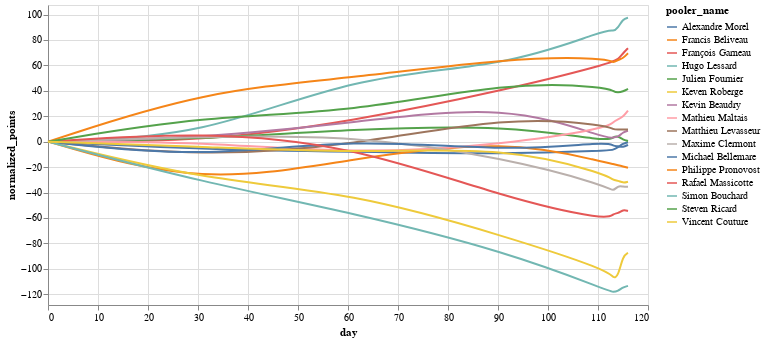

This figure's notebook cell:
### Code cell
import altair as alt
import pandas as pd
import streamlit as st
import datetime as dt

df = pd.read_csv(r"stats_detail.csv")
df['value_dt'] = pd.to_datetime(df['value_dt'])
df['day'] = (df['value_dt'] - dt.datetime(2024, 9, 30)).dt.days
max_day = df['day'].max()
#df = df[df['day'] >= max_day - 31]
df_grouped = df.groupby(['day', 'pooler_name'])['total_points'].sum().reset_index()
df_grouped['normalized_points'] = df_grouped['total_points'] - df_grouped.groupby('day')['total_points'].transform('median')
source = df_grouped[['pooler_name', 'day', 'total_points', 'normalized_points']]
max_y = source['normalized_points'].max() + 10
min_y = source['normalized_points'].min() - 10

# Create the line chart using Altair
line = alt.Chart(source).mark_line(interpolate="basis").encode(
    x='day:Q',  # Date on the X-axis
    y=alt.Y('normalized_points:Q', scale=alt.Scale(domain=[min_y, max_y])),  # Total points on the Y-axis
    color='pooler_name:N',  # Different lines for each pooler_name
)

# Put the five layers into a chart and bind the data
alt.layer(
    line
).properties(
    width=600, height=300
)

### Figure 1 — Vega-Lite specification as saved in the notebook (floating-point values rounded to 4 significant figures; data arrays with more than 128 entries replaced by an {"elided": "..."} marker saying what was removed)
{"config": {"view": {"continuousWidth": 300, "continuousHeight": 300}}, "layer": [{"mark": {"type": "line", "interpolate": "basis"}, "encoding": {"color": {"field": "pooler_name", "type": "nominal"}, "x": {"field": "day", "type": "quantitative"}, "y": {"field": "normalized_points", "scale": {"domain": [-128.5, 107.5]}, "type": "quantitative"}}}], "data": {"name": "data-40f7ebfee0f467f25fc247c8c9ea146b"}, "height": 300, "width": 600, "$schema": "https://vega.github.io/schema/vega-lite/v5.20.1.json", "datasets": {"data-40f7ebfee0f467f25fc247c8c9ea146b": {"elided": "144 records"}}}
